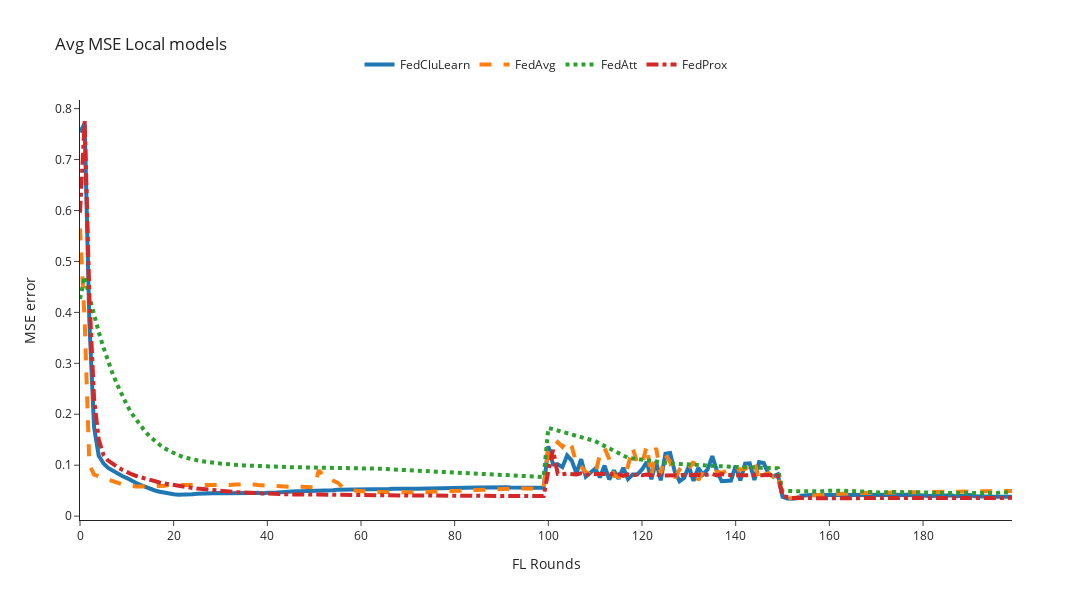

The notebook cell this image was saved under:
### Code cell
mse_column = 'mse'
n_rounds, y = preprocessing_results(filenames=local_filenames, mse_column=mse_column)
plot_plotly(n_rounds, y, title='Avg MSE Local models', y_axis_title=f'{mse_column.upper()} error', y_axis_max=0.3)

### Figure 1 — Plotly figure (JSON) as saved in the notebook; plotly's stock layout.template omitted (floating-point values rounded to 4 significant figures; data arrays with more than 128 entries replaced by an {"elided": "..."} marker saying what was removed)
{"data": [{"line": {"dash": "solid", "width": 4}, "mode": "lines", "name": "FedCluLearn", "type": "scatter", "x": {"elided": "201 int values"}, "y": {"elided": "200 float values"}}, {"line": {"dash": "dash", "width": 4}, "mode": "lines", "name": "FedAvg", "type": "scatter", "x": {"elided": "201 int values"}, "y": {"elided": "200 float values"}}, {"line": {"dash": "dot", "width": 4}, "mode": "lines", "name": "FedAtt", "type": "scatter", "x": {"elided": "201 int values"}, "y": {"elided": "200 float values"}}, {"line": {"dash": "dashdot", "width": 4}, "mode": "lines", "name": "FedProx", "type": "scatter", "x": {"elided": "201 int values"}, "y": {"elided": "200 float values"}}], "layout": {"height": 600, "legend": {"orientation": "h", "x": 0.5, "xanchor": "center", "y": 1.05, "yanchor": "bottom"}, "title": {"text": "Avg MSE Local models"}, "width": 1200, "xaxis": {"title": {"text": "FL Rounds"}}, "yaxis": {"title": {"text": "MSE error"}}}}
